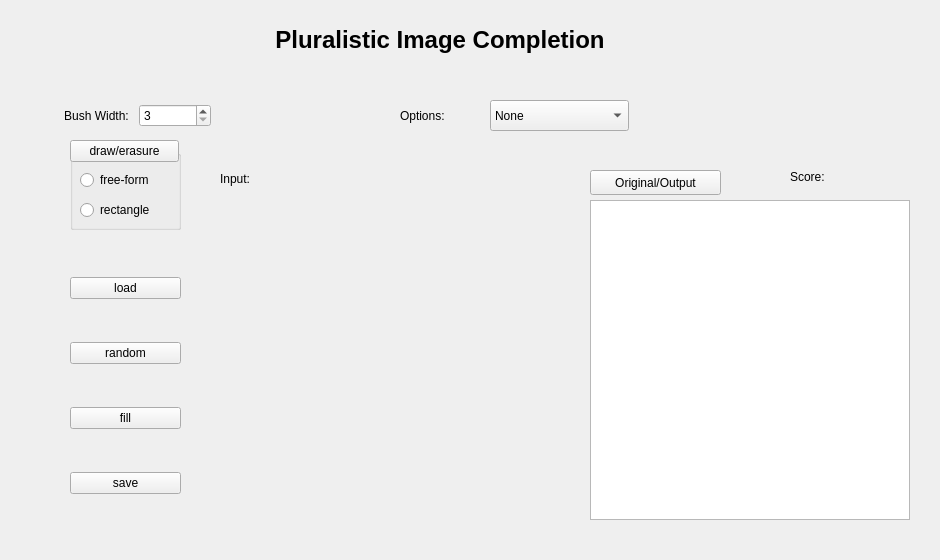
<?xml version="1.0" encoding="UTF-8"?>
<ui version="4.0">
 <class>Form</class>
 <widget class="QWidget" name="Form">
  <property name="geometry">
   <rect>
    <x>0</x>
    <y>0</y>
    <width>940</width>
    <height>560</height>
   </rect>
  </property>
  <property name="windowTitle">
   <string>Form</string>
  </property>
  <widget class="QLabel" name="label">
   <property name="geometry">
    <rect>
     <x>190</x>
     <y>20</y>
     <width>500</width>
     <height>40</height>
    </rect>
   </property>
   <property name="font">
    <font>
     <pointsize>18</pointsize>
     <weight>75</weight>
     <bold>true</bold>
     <underline>false</underline>
    </font>
   </property>
   <property name="text">
    <string>Pluralistic Image Completion</string>
   </property>
   <property name="alignment">
    <set>Qt::AlignCenter</set>
   </property>
  </widget>
  <widget class="QGraphicsView" name="graphicsView_2">
   <property name="geometry">
    <rect>
     <x>590</x>
     <y>200</y>
     <width>320</width>
     <height>320</height>
    </rect>
   </property>
  </widget>
  <widget class="QLabel" name="label_4">
   <property name="geometry">
    <rect>
     <x>220</x>
     <y>170</y>
     <width>67</width>
     <height>17</height>
    </rect>
   </property>
   <property name="text">
    <string>Input:</string>
   </property>
  </widget>
  <widget class="QWidget" name="layoutWidget">
   <property name="geometry">
    <rect>
     <x>70</x>
     <y>240</y>
     <width>111</width>
     <height>291</height>
    </rect>
   </property>
   <layout class="QVBoxLayout" name="verticalLayout">
    <item>
     <widget class="QPushButton" name="pushButton">
      <property name="text">
       <string>load</string>
      </property>
     </widget>
    </item>
    <item>
     <widget class="QPushButton" name="pushButton_2">
      <property name="text">
       <string>random</string>
      </property>
     </widget>
    </item>
    <item>
     <widget class="QPushButton" name="pushButton_3">
      <property name="text">
       <string>fill</string>
      </property>
     </widget>
    </item>
    <item>
     <widget class="QPushButton" name="pushButton_4">
      <property name="text">
       <string>save</string>
      </property>
     </widget>
    </item>
   </layout>
  </widget>
  <widget class="QWidget" name="layoutWidget">
   <property name="geometry">
    <rect>
     <x>400</x>
     <y>100</y>
     <width>229</width>
     <height>31</height>
    </rect>
   </property>
   <layout class="QHBoxLayout" name="horizontalLayout">
    <item>
     <widget class="QLabel" name="label_3">
      <property name="text">
       <string>Options:</string>
      </property>
     </widget>
    </item>
    <item>
     <widget class="QComboBox" name="comboBox">
      <property name="sizePolicy">
       <sizepolicy hsizetype="Preferred" vsizetype="Preferred">
        <horstretch>0</horstretch>
        <verstretch>0</verstretch>
       </sizepolicy>
      </property>
      <item>
       <property name="text">
        <string>None</string>
       </property>
      </item>
      <item>
       <property name="text">
        <string>CelebA-HQ-center</string>
       </property>
      </item>
      <item>
       <property name="text">
        <string>Paris-center</string>
       </property>
      </item>
      <item>
       <property name="text">
        <string>ImageNet-center</string>
       </property>
      </item>
      <item>
       <property name="text">
        <string>Places2-center</string>
       </property>
      </item>
      <item>
       <property name="text">
        <string>CelebA-HQ-random</string>
       </property>
      </item>
      <item>
       <property name="text">
        <string>Paris-random</string>
       </property>
      </item>
      <item>
       <property name="text">
        <string>ImageNet-random</string>
       </property>
      </item>
      <item>
       <property name="text">
        <string>Places2-random</string>
       </property>
      </item>
      <item>
       <property name="text">
        <string>debugmode</string>
       </property>
      </item>
     </widget>
    </item>
   </layout>
  </widget>
  <widget class="QWidget" name="layoutWidget">
   <property name="geometry">
    <rect>
     <x>60</x>
     <y>100</y>
     <width>151</width>
     <height>31</height>
    </rect>
   </property>
   <layout class="QHBoxLayout" name="horizontalLayout_2">
    <item>
     <widget class="QLabel" name="label_2">
      <property name="text">
       <string>Bush Width:</string>
      </property>
      <property name="alignment">
       <set>Qt::AlignCenter</set>
      </property>
     </widget>
    </item>
    <item>
     <widget class="QSpinBox" name="spinBox">
      <property name="minimum">
       <number>3</number>
      </property>
      <property name="maximum">
       <number>40</number>
      </property>
      <property name="singleStep">
       <number>2</number>
      </property>
      <property name="value">
       <number>3</number>
      </property>
     </widget>
    </item>
   </layout>
  </widget>
  <widget class="QStackedWidget" name="stackedWidget">
   <property name="geometry">
    <rect>
     <x>220</x>
     <y>200</y>
     <width>320</width>
     <height>320</height>
    </rect>
   </property>
   <widget class="QWidget" name="page_3"/>
   <widget class="QWidget" name="page_4"/>
  </widget>
  <widget class="QGroupBox" name="groupBox">
   <property name="geometry">
    <rect>
     <x>70</x>
     <y>150</y>
     <width>111</width>
     <height>80</height>
    </rect>
   </property>
   <property name="title">
    <string/>
   </property>
   <widget class="QRadioButton" name="radioButton">
    <property name="geometry">
     <rect>
      <x>10</x>
      <y>20</y>
      <width>91</width>
      <height>20</height>
     </rect>
    </property>
    <property name="text">
     <string>free-form</string>
    </property>
   </widget>
   <widget class="QRadioButton" name="radioButton_2">
    <property name="geometry">
     <rect>
      <x>10</x>
      <y>50</y>
      <width>91</width>
      <height>20</height>
     </rect>
    </property>
    <property name="text">
     <string>rectangle</string>
    </property>
   </widget>
  </widget>
  <widget class="QPushButton" name="pushButton_5">
   <property name="geometry">
    <rect>
     <x>70</x>
     <y>140</y>
     <width>109</width>
     <height>22</height>
    </rect>
   </property>
   <property name="text">
    <string>draw/erasure</string>
   </property>
  </widget>
  <widget class="QPushButton" name="pushButton_6">
   <property name="geometry">
    <rect>
     <x>590</x>
     <y>170</y>
     <width>131</width>
     <height>25</height>
    </rect>
   </property>
   <property name="text">
    <string>Original/Output</string>
   </property>
  </widget>
  <widget class="QWidget" name="formLayoutWidget">
   <property name="geometry">
    <rect>
     <x>790</x>
     <y>170</y>
     <width>121</width>
     <height>21</height>
    </rect>
   </property>
   <layout class="QFormLayout" name="formLayout">
    <item row="0" column="0">
     <widget class="QLabel" name="label_5">
      <property name="text">
       <string>&lt;html&gt;&lt;head/&gt;&lt;body&gt;&lt;p&gt;Score:&lt;/p&gt;&lt;/body&gt;&lt;/html&gt;</string>
      </property>
     </widget>
    </item>
    <item row="0" column="1">
     <widget class="QLabel" name="label_6">
      <property name="text">
       <string/>
      </property>
      <property name="scaledContents">
       <bool>true</bool>
      </property>
     </widget>
    </item>
   </layout>
  </widget>
  <widget class="QSplitter" name="splitter">
   <property name="geometry">
    <rect>
     <x>770</x>
     <y>170</y>
     <width>134</width>
     <height>17</height>
    </rect>
   </property>
   <property name="orientation">
    <enum>Qt::Horizontal</enum>
   </property>
  </widget>
 </widget>
 <resources/>
 <connections/>
</ui>
